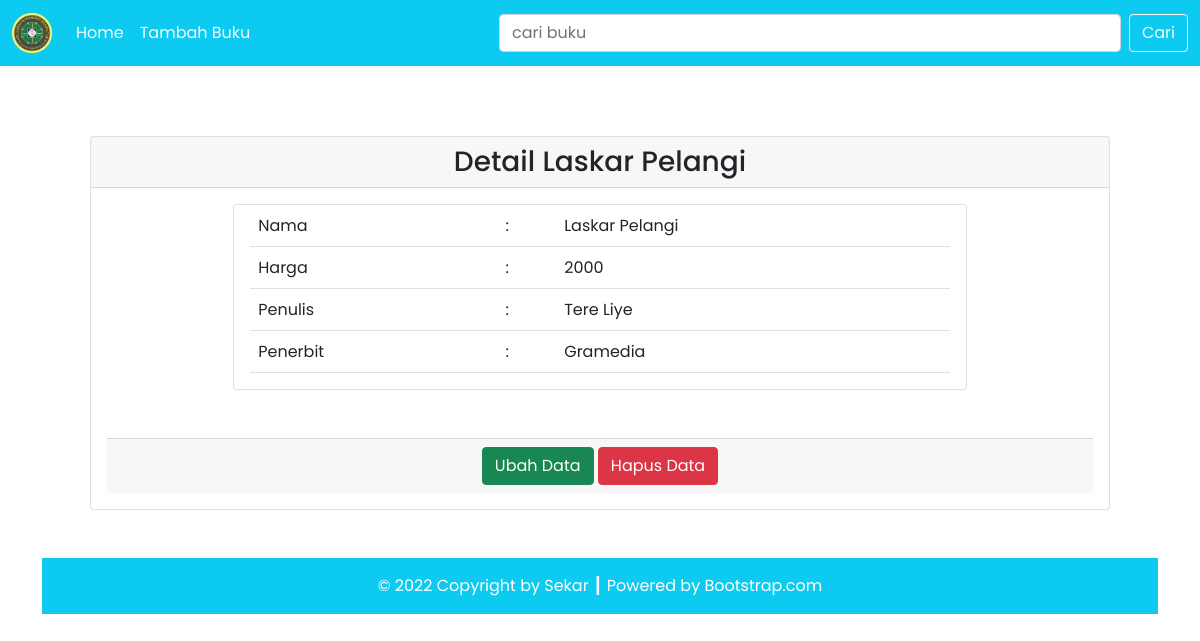
The page /tp3/detail.php?id=10 on the database its author committed.
### tables this page shows
CREATE TABLE `buku` (
  `id_buku` int(11) NOT NULL,
  `judul_buku` varchar(100) NOT NULL,
  `harga_buku` varchar(100) NOT NULL,
  `id_penulis` int(11) NOT NULL,
  `id_penerbit` int(11) NOT NULL
);

CREATE TABLE `penulis` (
  `id_penulis` int(11) NOT NULL,
  `nama_penulis` varchar(100) NOT NULL
);

CREATE TABLE `penerbit` (
  `id_penerbit` int(11) NOT NULL,
  `nama_penerbit` varchar(100) NOT NULL
);

### tp3/config/db.php (called while the page is built)
<?php
$DB_HOST = "localhost";
$DB_USERNAME = "root";
$DB_PASSWORD = "";
$DB_NAME = "db_buku";

### tp3/classes/DB.php (called while the page is built, shortened)
<?php
class DB
{
    private $hostname;
    private $username;
    private $password;
    private $dbname;
    private $conn;
    private $result;
    function __construct($hostname, $username, $password, $dbname)
    {
        $this->hostname = $hostname;
        $this->username = $username;
        $this->password = $password;
        $this->dbname = $dbname;
    }
    function open()
    {
        $this->conn = mysqli_connect($this->hostname, $this->username, $this->password, $this->dbname);
    }
    function execute($query)
    {
        $this->result = mysqli_query($this->conn, $query);
    }
    function getResult()
    {
        return mysqli_fetch_array($this->result);
    }
}

### tp3/classes/Buku.php (called while the page is built, shortened)
<?php
class Buku extends DB
{
    function getBukuById($id)
    {
        $query = "SELECT * FROM buku JOIN penulis ON buku.id_penulis=penulis.id_penulis JOIN penerbit ON buku.id_penerbit=penerbit.id_penerbit WHERE id_buku=$id";
        return $this->execute($query);
    }
}

### tp3/detail.php (the view, shortened to what this page needs)
<?php
include('config/db.php');
include('classes/DB.php');
include('classes/Buku.php');
include('classes/Penerbit.php');
$buku = new Buku($DB_HOST, $DB_USERNAME, $DB_PASSWORD, $DB_NAME);
$buku->open();
$data = null;
if (isset($_GET['id'])) {
    $id_buku = $_GET['id'];
    var_dump($id_buku);
    if ($id_buku > 0) {
        $buku->getBukuById($id_buku);
        $row = $buku->getResult();
        if ($row) {
            $data .= '<div class="card-header text-center">
            <h3 class="my-0">Detail ' . $row['judul_buku'] . '</h3>
            </div>
            <div class="card-body">
                <div class="row justify-content-center mb-5">
                    <div class="col-9">
                        <div class="card px-3">
                            <table class="table">
                                <tr>
                                    <td>Nama</td>
                                    <td>:</td>
                                    <td>' . $row['judul_buku'] . '</td>
                                </tr>
                                <tr>
                                    <td>Harga</td>
                                    <td>:</td>
                                    <td>' . $row['harga_buku'] . '</td>
                                </tr>
                                <tr>
                                    <td>Penulis</td>
                                    <td>:</td>
                                    <td>' . $row['nama_penulis'] . '</td>
                                </tr>
                                <tr>
                                    <td>Penerbit</td>
                                    <td>:</td>
                                    <td>' . $row['nama_penerbit'] . '</td>
                                </tr>
                            </table>
                        </div>
                    </div>
                </div>
                <div class="card-footer text-center">
                    <a href="updatebuku.php?id=' . $id_buku . '"><button type="button" class="btn btn-success text-white">Ubah Data</button></a>
                    <form class="d-inline-block" method="POST">
                        <input type="hidden" name="id_buku" value="' . $id_buku . '">
                        <button type="submit" class="btn btn-danger" name="btn-delete">Hapus Data</button>
                    </form>
                </div>';
        } else {
            echo "Data buku tidak ditemukan!";
        }
    }
}
?>

### rows shown on the page
buku: judul_buku "Laskar Pelangi", harga_buku "2000", id_penulis.nama_penulis "Tere Liye", id_penerbit.nama_penerbit "Gramedia"
